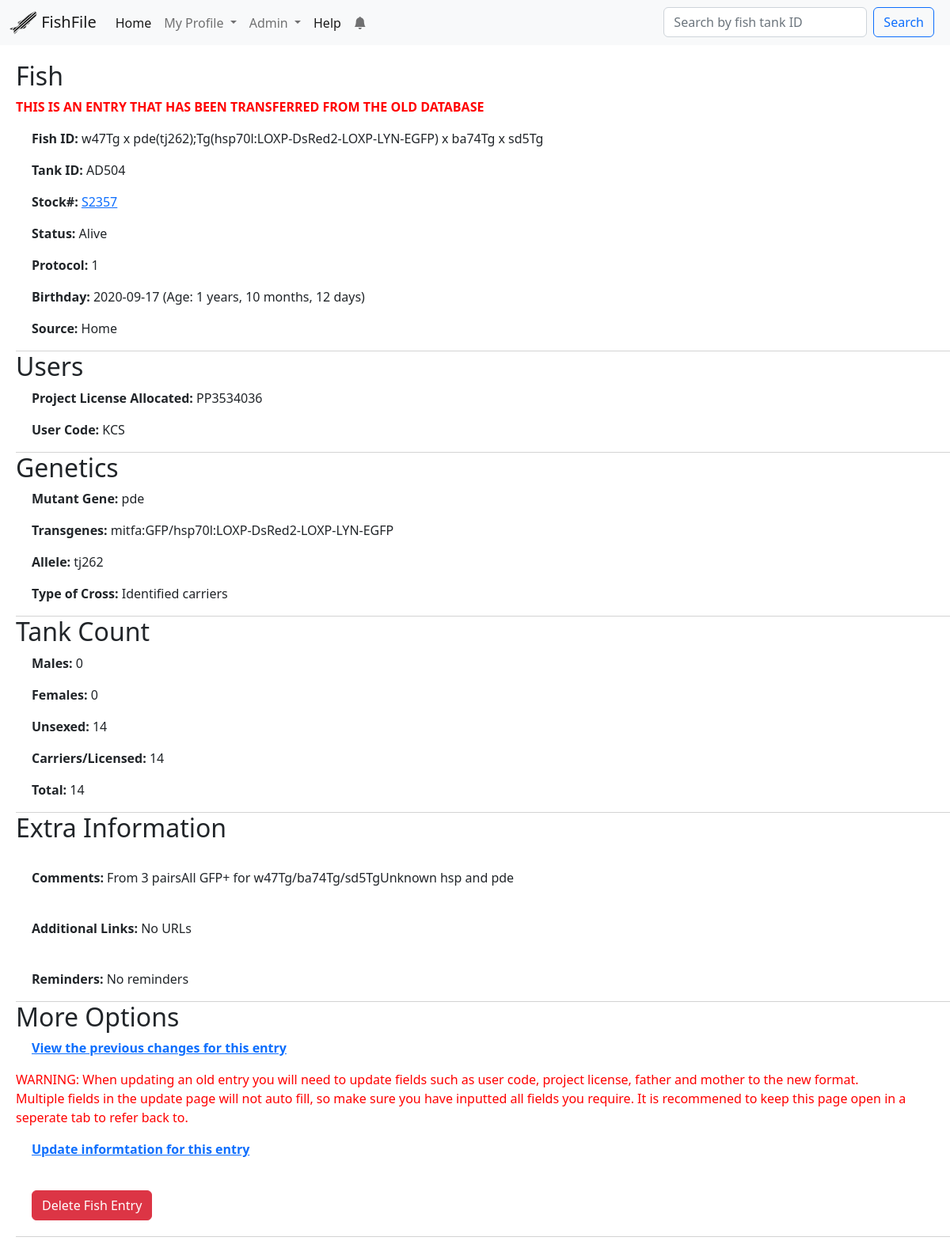
Page /fish/10 (signed in) on the committed database.
### app/models.py (models this page shows, shortened)
class Fish(db.Model):
    id = db.Column(db.Integer, primary_key=True)
    fish_id = db.Column(db.String(264), index=True)
    tank_id = db.Column(db.String(32), index=True)
    status = db.Column(db.String(32), index=True, default="Alive")
    stock = db.Column(db.String(32), index=True)
    source = db.Column(db.String(32))
    protocol = db.Column(db.Integer, index=True)
    birthday = db.Column(db.Date, index=True)
    date_of_arrival = db.Column(db.Date, index=True)
    months = db.Column(db.Integer, default=0)
    age_reminder = db.Column(db.String(64), default="Not sent")
    mutant_gene = db.Column(db.Text())
    transgenes = db.Column(db.Text())
    cross_type = db.Column(db.String(64))
    comments = db.Column(db.Text())
    added = db.Column(db.DateTime, default=datetime.utcnow)
    father_id = db.Column(db.Integer, db.ForeignKey("fish.id"))
    mother_id = db.Column(db.Integer, db.ForeignKey("fish.id"))
    fathered = db.relationship(
        "Fish", backref=db.backref("father", remote_side=[id]), foreign_keys=[father_id]
    )
    mothered = db.relationship(
        "Fish", backref=db.backref("mother", remote_side=[id]), foreign_keys=[mother_id]
    )
    project_license_holder_id = db.Column(
        db.Integer, db.ForeignKey("user.project_license")
    )
    project_license_holder = db.relationship(
        "User", foreign_keys=[project_license_holder_id], backref="fish_on_license"
    )
    user_code_id = db.Column(db.Integer, db.ForeignKey("user.id"))
    user_code = db.relationship(
        "User", foreign_keys=[user_code_id], backref="users_fish"
    )
    males = db.Column(db.Integer)
    females = db.Column(db.Integer)
    unsexed = db.Column(db.Integer)
    carriers = db.Column(db.Integer)
    total = db.Column(db.Integer)
    links = db.Column(db.Text())
    origin_tank_id = db.Column(db.Integer, db.ForeignKey("fish.id"))
    origin_for = db.relationship(
        "Fish",
        backref=db.backref("origin", remote_side=[id]),
        foreign_keys=[origin_tank_id],
    )
    changes = db.relationship(
        "Change", backref="fish", lazy="dynamic", cascade="all, delete"
    )
    notifications = db.relationship(
        "Notification", backref="fish", lazy="dynamic", cascade="all, delete"
    )
    reminders = db.relationship(
        "Reminder", backref="fish", lazy="dynamic", cascade="all, delete"
    )
    alleles = db.relationship(
        "Allele", backref="fish", lazy="dynamic", cascade="all, delete"
    )
    photos = db.relationship(
        "Photo", backref="fish", lazy="dynamic", cascade="all, delete"
    )
    system = db.Column(db.String(64), default="New")
    old_code = db.Column(db.String(64))
    old_license = db.Column(db.String(64))
    old_mID = db.Column(db.String(64))
    old_mStock = db.Column(db.String(64))
    old_fID = db.Column(db.String(64))
    old_fStock = db.Column(db.String(64))
    old_birthday = db.Column(db.String(64))
    old_arrival = db.Column(db.String(64))
    old_allele = db.Column(db.String(64))
    def __repr__(self):
        return f"Stock: {self.stock}, Tank: {self.tank_id}, ID: {self.fish_id}"
    def getAge(self):
        if self.old_birthday:
            self.birthday = datetime.strptime(self.old_birthday, "%Y-%m-%d").date()
            self.old_birthday = None
            db.session.commit()
            self.getAge()
        if self.status == "Dead":
            return "Dead"
        if self.birthday == None or self.birthday == "":
            return "None"
        today = datetime.today().date()
        birthday = self.birthday
        age_difference = relativedelta.relativedelta(today, birthday)
        if age_difference.years > 0:
            age = f"{age_difference.years} years, {age_difference.months} months, {age_difference.days} days"
        elif age_difference.months > 0:
            age = f"{age_difference.months} months, {age_difference.days} days"
        else:
            age = f"{age_difference.days} days"
        return age

### app/main/routes.py (the view)
@bp.route("/fish/<id>")
@login_required
@requires_roles("User", "Researcher", "Admin", "Owner")
def fish(id):
    fish = Fish.query.filter_by(id=id).first_or_404()
    alleles = Allele.query.filter_by(fish=fish).all()
    if fish is None:
        title = "Fish Not Found"
    else:
        title = f"Fish ({fish.stock})"
    if fish.system == "Old":
        return render_template("oldfish.html", fish=fish, title=title, form=EmptyForm())
    return render_template(
        "fish.html", fish=fish, title=title, alleles=alleles, form=EmptyForm()
    )

### app/main/forms.py
class SimpleSearch(FlaskForm):
    search = StringField("Search by fish tank ID", validators=[DataRequired()])
    submit = SubmitField("Search")
    def __init__(self, *args, **kwargs):
        if "formdata" not in kwargs:
            kwargs["formdata"] = request.args
        if "csrf_enabled" not in kwargs:
            kwargs["csrf_enabled"] = False
        super(SimpleSearch, self).__init__(*args, **kwargs)

class EmptyForm(FlaskForm):
    submit = SubmitField("Submit")

### app/main/routes.py (called while the page is built)
@bp.before_request
def before_request():
    if current_user.is_authenticated:
        current_user.last_seen = datetime.utcnow()
        db.session.commit()
        g.search_form = SimpleSearch()
        g.clearNotifsForm = EmptyForm()

### app/models.py (called while the page is built)
@login.user_loader
def load_user(id):
    return User.query.get(int(id))

def requires_roles(*roles):
    def wrapper(f):
        @wraps(f)
        def wrapped(*args, **kwargs):
            if current_app.testing == True:
                return f(*args, **kwargs)
            if current_user.role not in roles:
                abort(403)
            return f(*args, **kwargs)
        return wrapped
    return wrapper

    def isOwner(self):
        return self.role == "Owner"

    def isAdmin(self):
        return self.role in ("Admin", "Owner")

    def isResearcher(self):
        return self.role in ("Researcher", "Admin", "Owner")

    def new_notifications(self):
        last_read_time = self.last_notification_read_time or datetime(1900, 1, 1)
        return (
            Notification.query.filter_by(user=self)
            .filter(Notification.time > last_read_time)
            .count()
        )

### app/templates/oldfish.html (shortened to what this page needs)
{% extends "base.html" %}
{%block content%}
{%if fish%}
<div id="fishInformation">
    <div class="fishInfoBlock">
        <h2>Fish</h2>
        <p style="color: red;"><strong>THIS IS AN ENTRY THAT HAS BEEN TRANSFERRED FROM THE OLD DATABASE</strong></p>
        <p class = "fishInfoPoint"><span class="pointHeader">Fish ID: </span>{{fish.fish_id}}</p>
        <p class = "fishInfoPoint"><span class="pointHeader">Tank ID: </span>{{fish.tank_id}}</p>
        <p class = "fishInfoPoint"><span class="pointHeader">Stock#: </span><a href="{{url_for('main.stock', stock=fish.stock)}}">{{fish.stock}}</a></p>
        <p class = "fishInfoPoint"><span class="pointHeader">Status: </span>{{fish.status}}</p>
        {%if fish.protocol != None and fish.protocol != ""%}
            <P class = "fishInfoPoint"><span class="pointHeader">Protocol: </span>{{fish.protocol}}</P>
        {%endif%}
        <p class = "fishInfoPoint"><span class="pointHeader">Birthday: </span>{{fish.birthday}} {%if fish.getAge()%}(Age: {{fish.getAge()}}){%endif%}</p>
        <p class = "fishInfoPoint"><span class="pointHeader">Source: </span>{{fish.source}}</p>
    </div>
    <div class="fishInfoBlock">
        <h2>Users</h2>
        <p class = "fishInfoPoint"><span class="pointHeader">Project License Allocated: </span>{{fish.old_license}}</p>
        <p class = "fishInfoPoint"><span class="pointHeader">User Code: </span>{{fish.old_code}}</p>
    </div>
    <div class="fishInfoBlock">
        <h2>Genetics</h2>
        <p class = "fishInfoPoint"><span class="pointHeader">Mutant Gene: </span>{{fish.mutant_gene}}</p>
        {%if fish.transgenes != None and fish.transgenes != ""%}
            <p class = "fishInfoPoint"><span class="pointHeader">Transgenes: </span>{{fish.transgenes}}</p>
        {%endif%}
        {%if fish.old_allele != None and fish.old_allele != ""%}
            <p class = "fishInfoPoint"><span class="pointHeader">Allele: </span>{{fish.old_allele}}</p>
        {%endif%}
        <p class = "fishInfoPoint"><span class="pointHeader">Type of Cross: </span>{{fish.cross_type}}</p>
    </div>
    <div class="fishInfoBlock">
        <h2>Tank Count</h2>
        <p class = "fishInfoPoint"><span class="pointHeader">Males: </span>{{fish.males}}</p>
        <p class = "fishInfoPoint"><span class="pointHeader">Females: </span>{{fish.females}}</p>
        <p class = "fishInfoPoint"><span class="pointHeader">Unsexed: </span>{{fish.unsexed}}</p>
        <p class = "fishInfoPoint"><span class="pointHeader">Carriers/Licensed: </span>{{fish.carriers}}</p>
        <p class = "fishInfoPoint"><span class="pointHeader">Total: </span>{{fish.total}}</p>
    </div>
    <div class="fishInfoBlock">
        <h2>Extra Information</h2><br>
        {%if fish.comments != None and fish.comments != ""%}
            <p class = "fishInfoPoint"><span class="pointHeader">Comments: </span>{{fish.comments}}</p><br>
        {%else%}
            <p class = "fishInfoPoint"><span class="pointHeader">Comments: </span>No comments</p><br>
        {%endif%}
        {%if fish.links!= None and fish.links != ""%}
            <p class = "fishInfoPoint"><span class="pointHeader">Additional Links: </span>
                {% for link in fish.links.split("\n")%}
                <div class="addtionalLink" style="margin-left:50px ;"><i class="bi bi-caret-right"></i> <a href="{{link.strip()}}" target="_blank">{{link.strip()}}</a></div>
                {%endfor%}
            </p><br>
        {%else%}
            <p class = "fishInfoPoint"><span class="pointHeader">Additional Links: </span>No URLs</p><br>
        {%endif%}
        {%if fish.reminders.count() >0%}
            <p class = "fishInfoPoint"><span class="pointHeader">Current reminders:</span>
                {%for reminder in fish.reminders%}
                    <p class = "fishInfoPoint" style="margin-left:20px;">{%if reminder.message%} Reminder: {{reminder.message}},{%endif%} {%if reminder.date%} Date: {{reminder.date}} {%endif%}</p>
                {%endfor%}
            </p>
        {%else%}
            <p class = "fishInfoPoint"><span class="pointHeader">Reminders: </span>No reminders</p>
        {%endif%}
    </div>
    <div class="fishInfoBlock">
        <h2>More Options</h2>
        <p class="fishInfoPoint moreFishOptionsItem"><a href="{{url_for('main.fishchange', id = fish.id, filters= 'all')}}">View the previous changes for this entry</a></p>
        {%if current_user.isResearcher()%}
            <p style="color: red;">WARNING: When updating an old entry you will need to update fields such as user code, project license, father and mother to the new format.<br> Multiple fields in the update page will not auto fill, so make sure you have inputted all fields you require. It is recommened to keep this page open in a seperate tab to refer back to.</p>
            <p class="fishInfoPoint moreFishOptionsItem"><a target="_blank" href="{{url_for('main.updatefish', id = fish.id)}}">Update informtation for this entry</a></p>
        {%endif%}
        <br>
        {% if current_user.isAdmin() %}
            <button type="button" class="btn btn-danger" data-bs-toggle="modal" data-bs-target="#deleteFishModal" style="margin-left: 20px; margin-bottom:20px;">
                Delete Fish Entry
            </button>
        {%endif%}
    </div>
</div>
<br>
{%else%}
    <h2>A fish matching this information could not be found</h2>
    <p>Try altering your search conditions on the <a href="{{url_for('main.index')}}">home page</a></p>
{%endif%}
{%endblock%}

### app/static/styles/style.css (style rules this page uses)
#fishInformation { text-align: left; padding-left:20px; }
.fishInfoPoint { padding-left: 20px; }
.fishInfoBlock { border-bottom: 1px lightgrey solid; }
.pointHeader { font-weight: bold; }
.moreFishOptionsItem { font-weight: bold; }

### rows in the picture
Fish: fish_id "w47Tg x pde(tj262);Tg(hsp70l:LOXP-DsRed2-LOXP-LYN-EGFP) x ba74Tg x sd5Tg", tank_id "AD504", stock "S2357", status "Alive", protocol "1", birthday "2020-09-17", getAge "1 years, 10 months, 12 days", source "Home", old_license "PP3534036", old_code "KCS", mutant_gene "pde", transgenes "mitfa:GFP/hsp70l:LOXP-DsRed2-LOXP-LYN-EGFP", old_allele "tj262", cross_type "Identified carriers", males "0", females "0", unsexed "14", carriers "14", total "14", comments "From 3 pairsAll GFP+ for w47Tg/ba74Tg/sd5TgUnknown hsp and pde"

### other values in the picture
{{ config["WEBSITE_NAME"] }} "FishFile"
